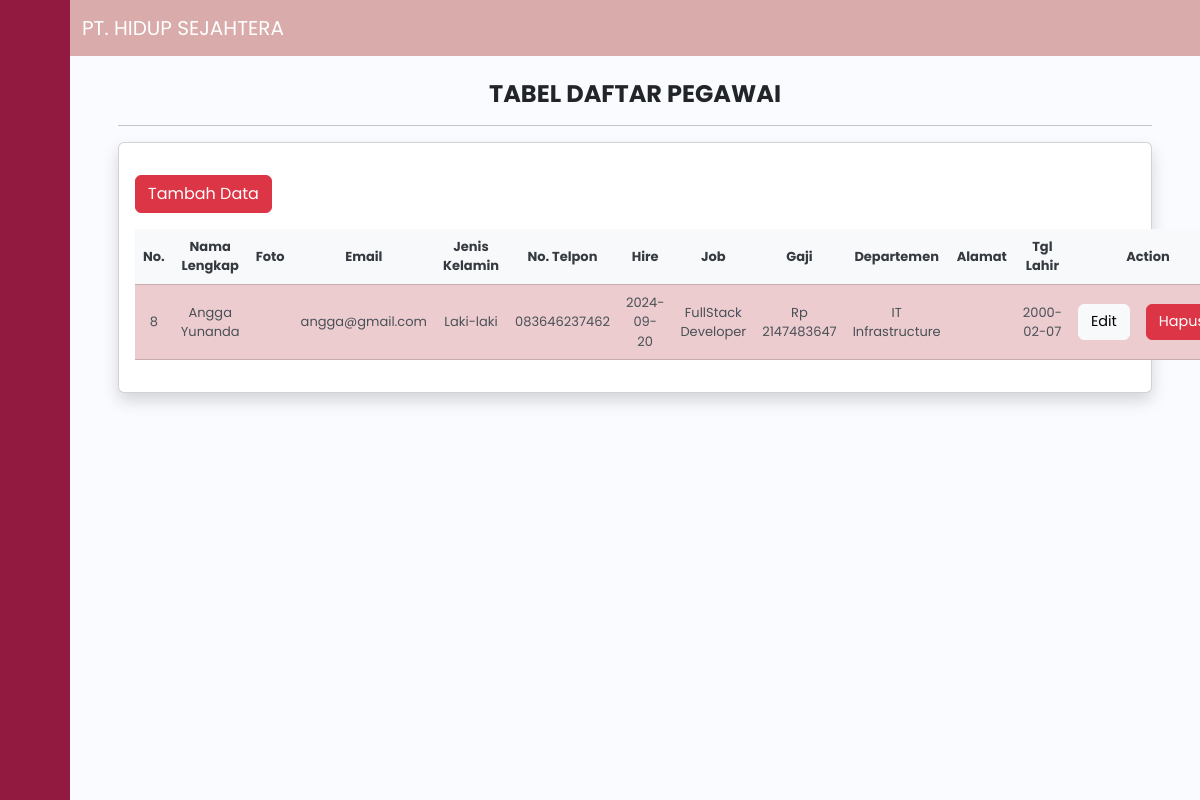
Screenshot of /employee_male.php with the database file from the repository.
### tables this page shows
CREATE TABLE `employees` (
  `employee_id` int(11) NOT NULL,
  `first_name` varchar(100) NOT NULL,
  `last_name` varchar(100) NOT NULL,
  `email` varchar(100) NOT NULL,
  `gender` varchar(100) NOT NULL,
  `phone_number` varchar(15) NOT NULL,
  `hire_date` date NOT NULL,
  `job_title` varchar(100) NOT NULL,
  `salary` int(11) NOT NULL,
  `department_name` varchar(100) NOT NULL,
  `address` text NOT NULL,
  `date_of_birth` date NOT NULL,
  `foto` text NOT NULL
);

### employee_male.php (the view, shortened to what this page needs)
<!doctype html>
<html lang="en">
<head>
    <link href="https://cdn.lineicons.com/4.0/lineicons.css" rel="stylesheet" />
    <link href="https://cdn.jsdelivr.net/npm/bootstrap@5.3.3/dist/css/bootstrap.min.css" rel="stylesheet">
    <link rel="stylesheet" href="css/employee_details.css">
</head>
<body>
    <div class="wrapper">
        <aside id="sidebar">
            <div class="d-flex">
                <button class="toggle-btn" type="button">
                </button>
            </div>
            <ul class="sidebar-nav">
                <li class="sidebar-item">
                    <a href="index.php" class="sidebar-link">
                    </a>
                </li>
                <li class="sidebar-item">
                    <a href="#" class="sidebar-link collapsed has-dropdown" data-bs-toggle="collapse" data-bs-target="#auth" aria-expanded="false" aria-controls="auth">
                    </a>
                </li>
            </ul>
            <div class="sidebar-footer">
                <a href="#" class="sidebar-link" data-bs-toggle="modal" data-bs-target="#buttonLogout">
                </a>
            </div>
        </aside>
        <div class="main">
            <nav class="navbar navbar-expand-lg" id="navbar">
                <div class="container-fluid">
                    <a class="navbar-brand text-white" href="#">PT. HIDUP SEJAHTERA</a>
                </div>
            </nav>
            <div class="col-md-15 p-5 pt-4">
                <h4 class="text-center">
                    <b>TABEL DAFTAR PEGAWAI</b>
                </h4>
                <hr>
                <div class="card shadow">
                    <div class="card-body">
                        <a href="employee_add.php" class="btn btn-danger my-3">Tambah Data</a>
                        <table class="table table-danger table-striped">
                            <thead>
                                <tr>
                                    <th>No. </th>
                                    <th>Nama Lengkap</th>
                                    <th>Foto</th>
                                    <th>Email</th>
                                    <th>Jenis Kelamin</th>
                                    <th>No. Telpon</th>
                                    <th>Hire</th>
                                    <th>Job</th>
                                    <th>Gaji</th>
                                    <th>Departemen</th>
                                    <th>Alamat</th>
                                    <th>Tgl Lahir</th>
                                    <th colspan="2">Action</th>
                                </tr>
                            </thead>
                            <tbody>
                                <?php
                                include 'connection.php';
                                $query = mysqli_query($connect, "SELECT * FROM employees WHERE gender = 'Laki-laki'");
                                while ($data = mysqli_fetch_array($query)) {
                                    $employee_id = $data['employee_id'];
                                ?>
                                    <tr>
                                        <td><?php echo $employee_id; ?></td>
                                        <td><?php echo $data['first_name'] . " " . $data['last_name']; ?></td>
                                        <td><img src="<?php echo $data['foto']; ?>" alt=""></td>
                                        <td><?php echo $data['email']; ?></td>
                                        <td><?php echo $data['gender']; ?></td>
                                        <td><?php echo $data['phone_number']; ?></td>
                                        <td><?php echo $data['hire_date']; ?></td>
                                        <td><?php echo $data['job_title']; ?></td>
                                        <td>Rp <?php echo $data['salary']; ?></td>
                                        <td><?php echo $data['department_name'] ?></td>
                                        <td><?php echo $data['address']; ?></td>
                                        <td><?php echo $data['date_of_birth']; ?></td>
                                        <td><a href="employee_edit.php?employee_id=<?php echo $employee_id; ?>" type="button" class="btn btn-light">Edit</a></td>
                                        <td><a href="#" type="button" class="btn btn-danger" data-bs-toggle="modal" data-bs-target="#deleteModal<?php echo $employee_id; ?>">Hapus</a></td>
                                    </tr>
                                <?php
                                }
                                ?>
                            </tbody>
                        </table>
                    </div>
                </div>
            </div>
        </div>
</body>
</html>

### css/employee_details.css (style rules this page uses)
a { text-decoration: none; }
li { list-style: none; }
body { font-family: 'Poppins', sans-serif; }
.wrapper { display: flex; }
.main { min-height: 100vh; width: 100%; overflow: hidden; transition: all 0.35s ease-in-out; background-color: #fafbfe; }
#sidebar { width: 70px; min-width: 70px; z-index: 1000; transition: all .25s ease-in-out; background-color: #921A40; display: flex; flex-direction: column; }
.toggle-btn { background-color: transparent; cursor: pointer; border: 0; padding: 1rem 1.5rem; }
.sidebar-nav { padding: 2rem 0; flex: 1 1 auto; }
a.sidebar-link { padding: .625rem 1.625rem; color: #FFF; display: block; font-size: 0.9rem; white-space: nowrap; border-left: 3px solid transparent; }
.sidebar-item { position: relative; }
#navbar { background-color: #D9ABAB; }
.table { width: 100%; min-width: 300px; max-width: 100%; overflow-x: auto; background-color: #fff; font-size: small; }
.table th, .table td { text-align: center; vertical-align: middle; }
.table th { background-color: #f8f9fa; color: #343a40; }
.table td { color: #495057; }
.table .btn { font-size: 0.9rem; }

### rows the page displays
employees: employee_id "8", first_name "Angga", last_name "Yunanda", email "angga@gmail.com", gender "Laki-laki", phone_number "083646237462", hire_date "2024-09-20", job_title "FullStack Developer", salary "2147483647", department_name "IT Infrastructure", date_of_birth "2000-02-07"
